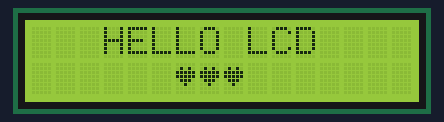
Simulated run of this sketch. Board: Arduino Uno, built with avr-gcc and run on an emulated ATmega328P. Shown: 16×2 character LCD.

Above: at 0.1 s.
At 2.1 s:
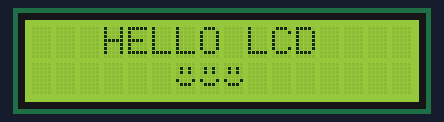

Measured:
- what the display in image 1 shows lasts 1.5 s, from 2.1 s to 3.6 s

The sketch:

simple_animation.ino
```cpp
#include <LiquidCrystal_I2C.h>

LiquidCrystal_I2C lcd(0x27, 16, 2);

// --- Define Custom Characters ---
// Use a 5x8 pixel map. You can find online generators for this.
byte heart[8] = {
  B00000,
  B01010,
  B11111,
  B11111,
  B01110,
  B00100,
  B00000,
  B00000
};

byte smiley[8] = {
  B00000,
  B01010,
  B01010,
  B00000,
  B10001,
  B01110,
  B00000,
  B00000
};


void setup() {
  lcd.init();
  lcd.backlight();

  // Create custom characters
  lcd.createChar(0, heart);
  lcd.createChar(1, smiley);

  lcd.setCursor(3, 0);
  lcd.print("HELLO LCD");
}

void loop() {
  // Show heart
  lcd.setCursor(6, 1);
  lcd.write(0);
  lcd.write(0);
  lcd.write(0);

  delay(2000);

  // Show smiley
  lcd.setCursor(6, 1);
  lcd.write(1);
  lcd.write(1);
  lcd.write(1);

  delay(1500);
}
```
